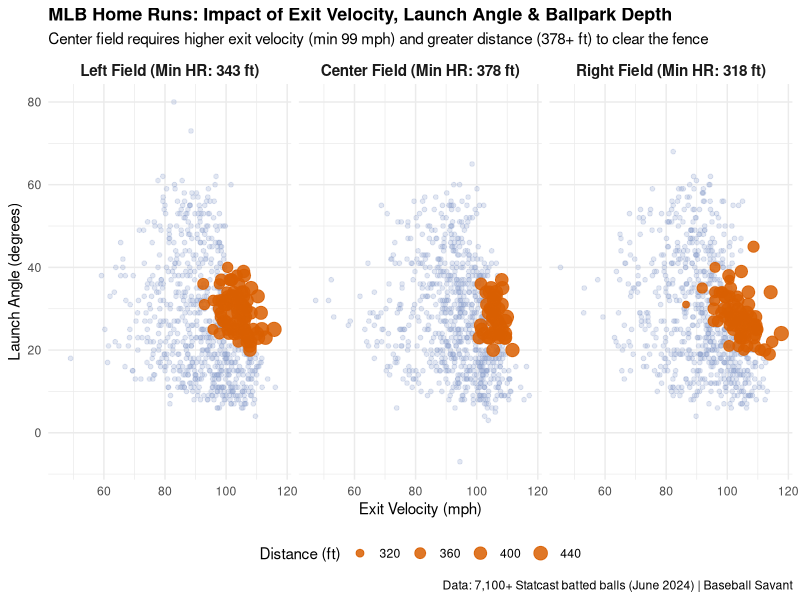

Here is the R script that generated this plot:
## ---- chunk 1
library(readr)
library(dplyr)
library(ggplot2)

# Load Statcast batted ball dataset (7,100+ balls in play)
batted <- read_csv("data/batted_balls.csv", show_col_types = FALSE) |>
  filter(!is.na(launch_speed), !is.na(launch_angle), !is.na(hc_x), !is.na(hc_y), !is.na(hit_distance_sc)) |>
  mutate(
    # Spray angle in degrees (negative = left, positive = right)
    spray_angle = atan((hc_x - 125.42) / (198.27 - hc_y)) * 180 / pi,
    field_direction = case_when(
      spray_angle < -15 ~ "Left Field (Min HR: 343 ft)",
      spray_angle > 15 ~ "Right Field (Min HR: 318 ft)",
      TRUE ~ "Center Field (Min HR: 378 ft)"
    ),
    field_direction = factor(field_direction, levels = c(
      "Left Field (Min HR: 343 ft)",
      "Center Field (Min HR: 378 ft)",
      "Right Field (Min HR: 318 ft)"
    )),
    outcome = if_else(events == "home_run", "Home Run", "In Play / Out")
  )

# Plot Exit Velocity vs Launch Angle across field directions
ggplot(batted, aes(x = launch_speed, y = launch_angle)) +
  geom_point(data = filter(batted, outcome == "In Play / Out"), 
             color = "#8da0cb", alpha = 0.25, size = 1.3) +
  geom_point(data = filter(batted, outcome == "Home Run"), 
             aes(size = hit_distance_sc), color = "#d95f02", alpha = 0.85) +
  facet_wrap(~ field_direction) +
  scale_size_continuous(range = c(2, 4.5), name = "Distance (ft)") +
  labs(
    title = "MLB Home Runs: Impact of Exit Velocity, Launch Angle & Ballpark Depth",
    subtitle = "Center field requires higher exit velocity (min 99 mph) and greater distance (378+ ft) to clear the fence",
    x = "Exit Velocity (mph)",
    y = "Launch Angle (degrees)",
    caption = "Data: 7,100+ Statcast batted balls (June 2024) | Baseball Savant"
  ) +
  theme_minimal(base_size = 11) +
  theme(
    legend.position = "bottom",
    plot.title = element_text(face = "bold", size = 13),
    strip.text = element_text(face = "bold", size = 11)
  )
